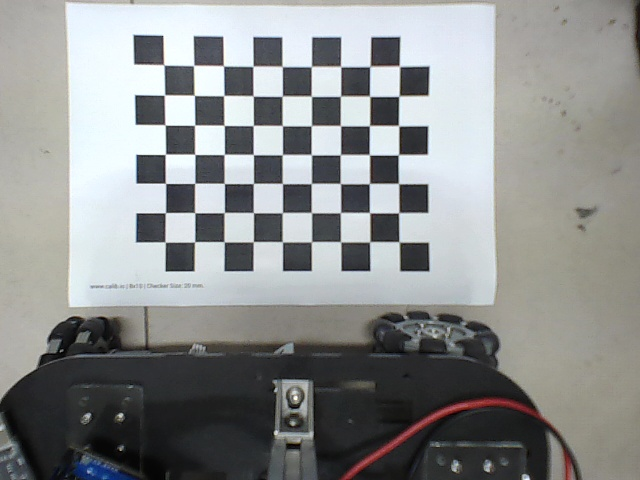
#> input picture bd/bd81020/20mma1.jpg, 640 x 480 px; its folder holds only this picture in this run
$ python bdG.py
#> lines starting #> are read from the running program, lines starting #| are printed output that depends on the picture; after the words box and inside, x2 and y2 are one past the last pixel; in counts of white or black regions, pixels touching at a corner belong together
#!/usr/bin/env python
# -*- coding:utf-8 -*-
import cv2
import numpy as np
import glob

# 设置寻找亚像素角点的参数，采用的停止准则是最大循环次数30和最大误差容限0.001
criteria = (cv2.TERM_CRITERIA_MAX_ITER | cv2.TERM_CRITERIA_EPS, 30, 0.001)

w=10
h=8

# 获取标定板角点的位置
objp = np.zeros(((w-1) * (h-1), 3), np.float32)  #格子数为10行8列，内角点为9*7的棋盘格图片
objp[:, :2] = np.mgrid[0:(h-1), 0:(w-1)].T.reshape(-1, 2)  # 将世界坐标系建在标定板上，所有点的Z坐标全部为0，所以只需要赋值x和y

obj_points = []  # 用于存储3D点
img_points = []  # 用于存储2D点

images = glob.glob("./bd81020/*.jpg")
for fname in images:
    img = cv2.imread(fname)
#> img is the input picture: shape (480, 640, 3); mean B, G, R 142, 142.5, 140.5
    gray = cv2.cvtColor(img, cv2.COLOR_BGR2GRAY)
    size = gray.shape[::-1]
#> size = (640, 480)
    ret, corners = cv2.findChessboardCorners(gray, ((w-1) , (h-1)), None)  #提取角点:第一个参数为图片，第二个为图片横纵角点的个数。
#> ret = True; corners = 63 rows, first 8: [164, 65.05], [193.6, 65.41], [223.5, 65.81], [252.9, 66.45], [282.3, 66.62], [311.3, 66.69], [340.7, 66.6], [369.6, 66.7]

    if ret:
        obj_points.append(objp)

        corners2 = cv2.cornerSubPix(gray, corners, (5, 5), (-1, -1), criteria)  # 在原角点的基础上寻找亚像素角点
#> corners2 = 63 rows, first 8: [163.8, 64.87], [193.6, 65.41], [223.5, 65.79], [252.9, 66.31], [282.2, 66.5], [311.3, 66.52], [340.6, 66.52], [369.9, 66.42]
        # 找寻亚像素角点：cornerSubPix(gray, corners, (winsize, winsize), (-1, -1), criteria)
        # winsize为搜索窗口边长的一半。
        # zeroZone：搜索区域中间的dead region边长的一半，有时用于避免自相关矩阵的奇异性。如果值设为(-1,-1)则表示没有这个区域。
        # criteria：角点精准化迭代过程的终止条件。也就是当迭代次数超过criteria.maxCount，或者角点位置变化小于criteria.epsilon时，停止迭代过程。

        if [corners2]:
            img_points.append(corners2)
        else:
            img_points.append(corners)

        cv2.drawChessboardCorners(img, ((w-1) , (h-1)), corners, ret)  # 记住，OpenCV的绘制函数一般无返回值
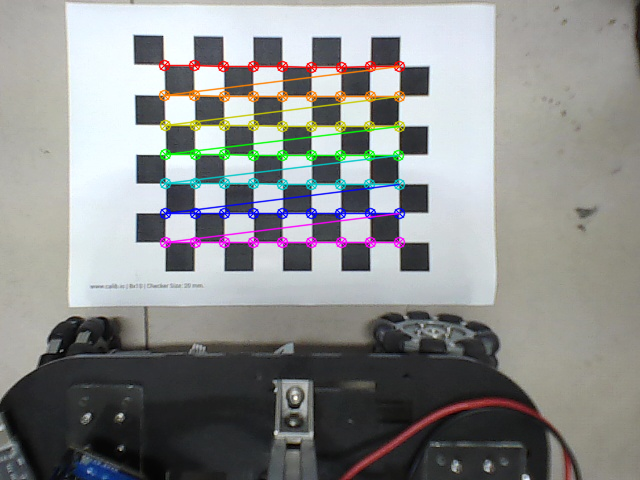
#> img: shape (480, 640, 3); 4.48% of pixels changed, all inside (x1, y1, x2, y2) = (158, 59, 406, 249)
        # 可以使用该函数把角点画出来：drawChessboardCorners(image, (w, h), corners, ret);其中corners和ret为第一个函数的输出值。
        cv2.imshow('img', img)
        cv2.waitKey(0) # 直到你按下任意一个键，才被关掉
        # 在delaytime时间内,按键盘,返回所按键的ASCII值; 若未在delaytime时间内按任何键,返回-1; 其中,dalaytime: 单位ms

print (len(img_points))
#| 1
cv2.destroyAllWindows()

# 标定
ret, mtx, dist, rvecs, tvecs = cv2.calibrateCamera(obj_points, img_points, size, None, None)
#> ret = 72.89; mtx = [[14164.3, 0, 471.3], [0, 10423.3, 158.3], [0, 0, 1]]; dist = [[-229.2, 47922.2, -3.48, 2.67, 174]]; rvecs = ([-1.16, -1.03, -1.02],); tvecs = ([-11.68, 1.94, 181.7],)

#print ("ret:\n", ret)
print ("\nmtx:\n", mtx)  # 内参数矩阵
#| mtx:
#|  [[1.41642830e+04 0.00000000e+00 4.71323937e+02]
#|  [0.00000000e+00 1.04232938e+04 1.58317435e+02]
#|  [0.00000000e+00 0.00000000e+00 1.00000000e+00]]
#print ("\ndist:\n", dist)  # 畸变系数   distortion cofficients = (k_1,k_2,p_1,p_2,k_3)
#print ("\nrvecs:\n", rvecs)  # 旋转向量  # 外参数
#print ("\ntvecs:\n", tvecs)  # 平移向量  # 外参数

print("-----------------------------------------------------")

'''
# 畸变校正
img = cv2.imread(images[9])
h, w = img.shape[:2]
newcameramtx, roi = cv2.getOptimalNewCameraMatrix(mtx, dist, (w, h), 1, (w, h))  #显示更大范围的图片（正常重映射之后会删掉一部分图像）
print (newcameramtx)

print("------------------使用undistort函数-------------------")
dst = cv2.undistort(img, mtx, dist, None, newcameramtx)
x, y, w, h = roi
dst1 = dst[y:y + h, x:x + w]
cv2.imwrite('calibresult21.jpg', dst1)
print ("方法一:dst的大小为:", dst1.shape)


# undistort方法二
print("-------------------使用重映射的方式-----------------------")
mapx, mapy = cv2.initUndistortRectifyMap(mtx, dist, None, newcameramtx, (w, h), 5)  # 获取映射方程
dst = cv2.remap(img, mapx, mapy, cv2.INTER_LINEAR)      # 重映射
# dst = cv2.remap(img, mapx, mapy, cv2.INTER_CUBIC)  # 重映射后，图像变小了
x, y, w, h = roi
dst2 = dst[y:y + h, x:x + w]
cv2.imwrite('calibresult22.jpg', dst2)
print "方法二:dst的大小为:", dst2.shape  # 图像比方法一的小

print("-------------------计算反向投影误差-----------------------")
tot_error = 0
for i in xrange(len(obj_points)):
    img_points2, _ = cv2.projectPoints(obj_points[i], rvecs[i], tvecs[i], mtx, dist)
    error = cv2.norm(img_points[i], img_points2, cv2.NORM_L2) / len(img_points2)
    tot_error += error

mean_error = tot_error / len(obj_points)
print ("total error: ", tot_error)
print ("mean error: ", mean_error)
'''

$ run again, on bd/bd81020/20mma2.jpg
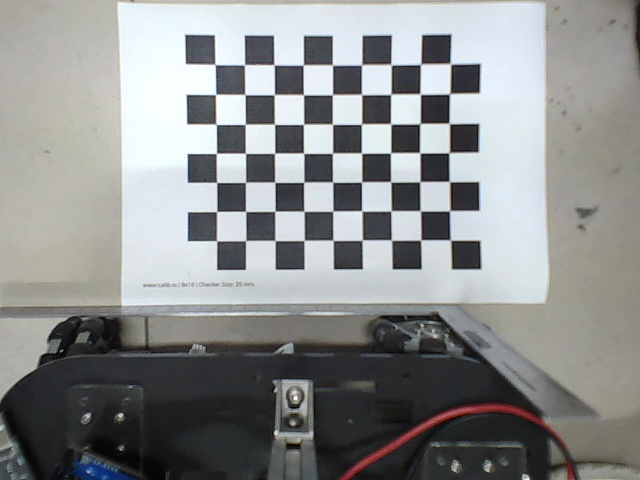
#> input picture bd/bd81020/20mma2.jpg, 640 x 480 px
#> img is the input picture: shape (480, 640, 3); mean B, G, R 142, 142.3, 140.2
#> `ret, corners = cv2.findChessboardCorners(gray, ((w-1) , (h-1)), None)`: ret = True; corners = 63 rows, first 8: [215.1, 64.55], [244.5, 64.77], [274.4, 65.21], [303.2, 65.19], [332.6, 65.24], [361.3, 65.21], [391.5, 65.2], [420.2, 64.61]
#> corners2 = 63 rows, first 8: [215.1, 64.53], [244.5, 64.68], [274.1, 64.83], [303.3, 64.99], [332.5, 65.08], [361.6, 64.79], [391.1, 64.59], [420.6, 64.28]
#> `cv2.drawChessboardCorners(img, ((w-1) , (h-1)), corners, ret)`:
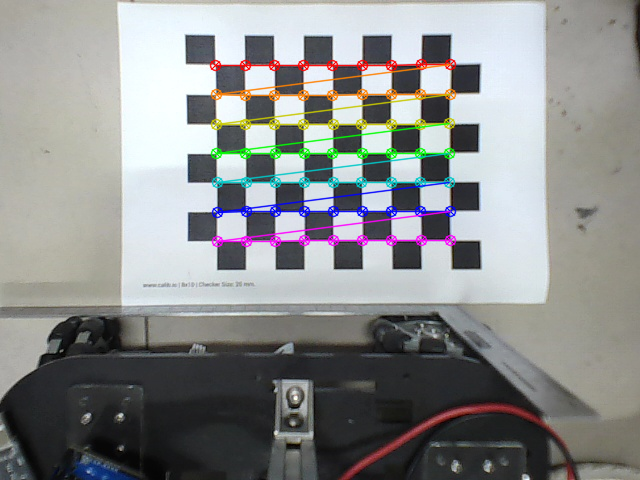
#> img: shape (480, 640, 3); 4.48% of pixels changed, all inside (x1, y1, x2, y2) = (209, 58, 457, 248)
#| 1
#> `ret, mtx, dist, rvecs, tvecs = cv2.calibrateCamera(obj_points, img_poi..`: ret = 73.01; mtx = [[12300.8, 0, 29.89], [0, 3194.3, 213.9], [0, 0, 1]]; dist = [[2564.5, -836346.3, 11.66, -8.09, -345.2]]; rvecs = ([-0.175, -1.57, 0.135],); tvecs = ([3.93, -7.94, 213.9],)
#| mtx:
#|  [[1.23008392e+04 0.00000000e+00 2.98881416e+01]
#|  [0.00000000e+00 3.19432852e+03 2.13866685e+02]
#|  [0.00000000e+00 0.00000000e+00 1.00000000e+00]]

$ run again, on bd/bd81020/20mma3.jpg
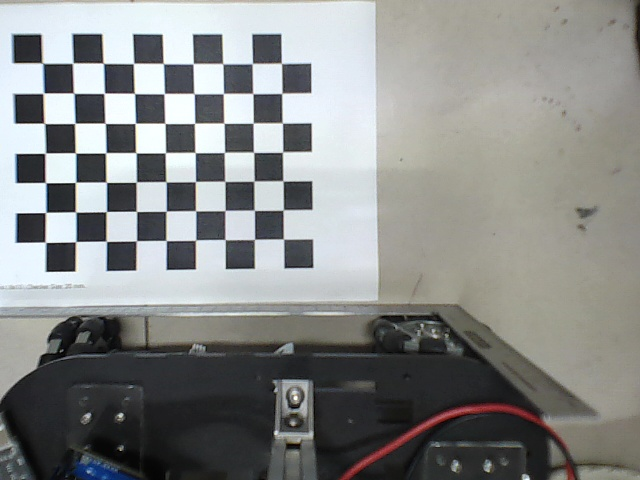
#> input picture bd/bd81020/20mma3.jpg, 640 x 480 px
#> img is the input picture: shape (480, 640, 3); mean B, G, R 135.9, 137.4, 135.8
#> `ret, corners = cv2.findChessboardCorners(gray, ((w-1) , (h-1)), None)`: ret = True; corners = 63 rows, first 8: [42.43, 63.07], [72.65, 63.27], [103.5, 63.42], [133.5, 63.48], [163.3, 63.55], [193.2, 63.67], [222.7, 63.76], [252.4, 63.44]
#> corners2 = 63 rows, first 8: [42.35, 63.1], [72.69, 63.11], [103.3, 63.24], [133.5, 63.44], [163.3, 63.56], [193.2, 63.65], [222.8, 63.68], [252.3, 63.48]
#> `cv2.drawChessboardCorners(img, ((w-1) , (h-1)), corners, ret)`:
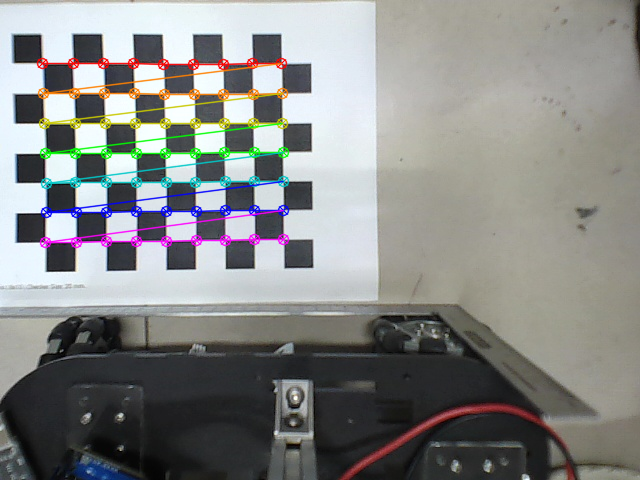
#> img: shape (480, 640, 3); 4.54% of pixels changed, all inside (x1, y1, x2, y2) = (36, 57, 290, 249)
#| 1
#> `ret, mtx, dist, rvecs, tvecs = cv2.calibrateCamera(obj_points, img_poi..`: ret = 74.2; mtx = [[3164, 0, 384.8], [0, 2378.3, 174.8], [0, 0, 1]]; dist = [[-6.66, -573.7, -1.27, 0.134, 10780.5]]; rvecs = ([-1.05, -1.25, -1.02],); tvecs = ([-13.26, 1.88, 58.71],)
#| mtx:
#|  [[3.16397445e+03 0.00000000e+00 3.84811475e+02]
#|  [0.00000000e+00 2.37825376e+03 1.74810500e+02]
#|  [0.00000000e+00 0.00000000e+00 1.00000000e+00]]

$ run again, on bd/bd81020/20mma5.jpg
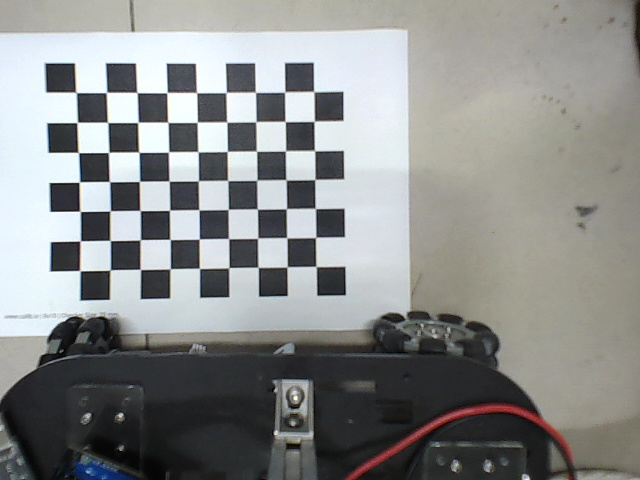
#> input picture bd/bd81020/20mma5.jpg, 640 x 480 px
#> img is the input picture: shape (480, 640, 3); mean B, G, R 139.3, 140.5, 138.7
#> `ret, corners = cv2.findChessboardCorners(gray, ((w-1) , (h-1)), None)`: ret = True; corners = 63 rows, first 8: [76.27, 92.62], [106.5, 92.42], [137.1, 92.64], [166.9, 92.6], [196.6, 92.69], [226.1, 92.53], [255.5, 92.46], [284.7, 92.1]
#> corners2 = 63 rows, first 8: [76.04, 92.47], [106.5, 92.45], [137, 92.55], [167, 92.59], [196.5, 92.67], [226.1, 92.48], [255.4, 92.26], [284.7, 92.11]
#> `cv2.drawChessboardCorners(img, ((w-1) , (h-1)), corners, ret)`:
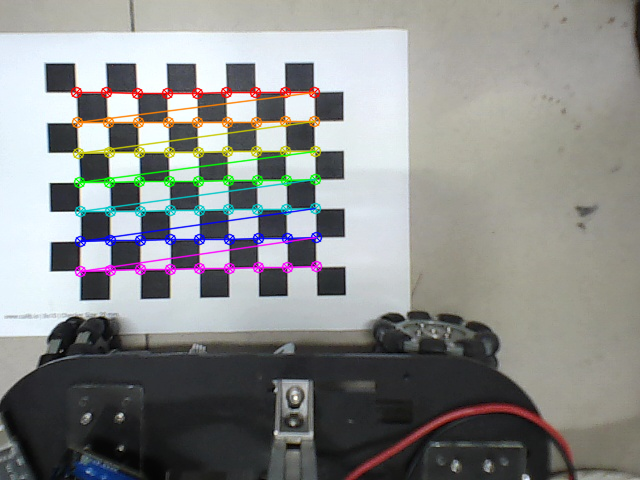
#> img: shape (480, 640, 3); 4.51% of pixels changed, all inside (x1, y1, x2, y2) = (70, 86, 323, 278)
#| 1
#> `ret, mtx, dist, rvecs, tvecs = cv2.calibrateCamera(obj_points, img_poi..`: ret = 73.53; mtx = [[3572, 0, 343.2], [0, 3026.7, 192.8], [0, 0, 1]]; dist = [[-12.26, -1574.5, -1.68, 0.644, 62624.7]]; rvecs = ([-1.03, -1.21, -0.98],); tvecs = ([-11.75, 1.61, 70.44],)
#| mtx:
#|  [[3.57195959e+03 0.00000000e+00 3.43210252e+02]
#|  [0.00000000e+00 3.02672754e+03 1.92762735e+02]
#|  [0.00000000e+00 0.00000000e+00 1.00000000e+00]]
